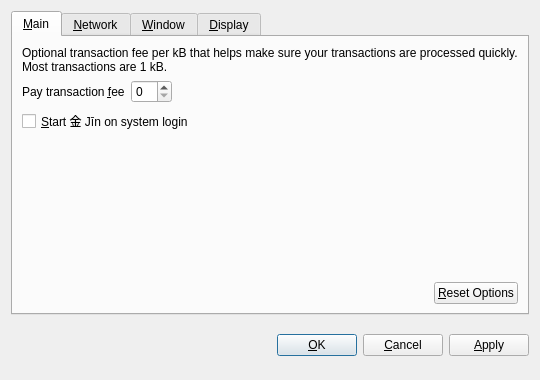
<?xml version="1.0" encoding="UTF-8"?>
<ui version="4.0">
 <class>OptionsDialog</class>
 <widget class="QDialog" name="OptionsDialog">
  <property name="geometry">
   <rect>
    <x>0</x>
    <y>0</y>
    <width>540</width>
    <height>380</height>
   </rect>
  </property>
  <property name="windowTitle">
   <string>Options</string>
  </property>
  <property name="modal">
   <bool>true</bool>
  </property>
  <layout class="QVBoxLayout" name="verticalLayout">
   <item>
    <widget class="QTabWidget" name="tabWidget">
     <property name="tabPosition">
      <enum>QTabWidget::North</enum>
     </property>
     <property name="currentIndex">
      <number>0</number>
     </property>
     <widget class="QWidget" name="tabMain">
      <attribute name="title">
       <string>&amp;Main</string>
      </attribute>
      <layout class="QVBoxLayout" name="verticalLayout_Main">
       <item>
        <widget class="QLabel" name="transactionFeeInfoLabel">
         <property name="text">
          <string>Optional transaction fee per kB that helps make sure your transactions are processed quickly. Most transactions are 1 kB.</string>
         </property>
         <property name="textFormat">
          <enum>Qt::PlainText</enum>
         </property>
         <property name="wordWrap">
          <bool>true</bool>
         </property>
        </widget>
       </item>
       <item>
        <layout class="QHBoxLayout" name="horizontalLayout_1_Main">
         <item>
          <widget class="QLabel" name="transactionFeeLabel">
           <property name="text">
            <string>Pay transaction &amp;fee</string>
           </property>
           <property name="textFormat">
            <enum>Qt::PlainText</enum>
           </property>
           <property name="buddy">
            <cstring>transactionFee</cstring>
           </property>
          </widget>
         </item>
         <item>
          <widget class="BitcoinAmountField" name="transactionFee"/>
         </item>
         <item>
          <spacer name="horizontalSpacer_1_Main">
           <property name="orientation">
            <enum>Qt::Horizontal</enum>
           </property>
           <property name="sizeHint" stdset="0">
            <size>
             <width>40</width>
             <height>20</height>
            </size>
           </property>
          </spacer>
         </item>
        </layout>
       </item>
       <item>
        <widget class="QCheckBox" name="bitcoinAtStartup">
         <property name="toolTip">
          <string>Automatically start 金 Jīn after logging in to the system.</string>
         </property>
         <property name="text">
          <string>&amp;Start 金 Jīn on system login</string>
         </property>
        </widget>
       </item>
       <item>
        <spacer name="verticalSpacer_Main">
         <property name="orientation">
          <enum>Qt::Vertical</enum>
         </property>
         <property name="sizeHint" stdset="0">
          <size>
           <width>20</width>
           <height>40</height>
          </size>
         </property>
        </spacer>
       </item>
       <item>
        <layout class="QHBoxLayout" name="horizontalLayout_2_Main">
         <item>
          <spacer name="horizontalSpacer_2_Main">
           <property name="orientation">
            <enum>Qt::Horizontal</enum>
           </property>
           <property name="sizeHint" stdset="0">
            <size>
             <width>40</width>
             <height>20</height>
            </size>
           </property>
          </spacer>
         </item>
         <item>
          <widget class="QPushButton" name="resetButton">
           <property name="toolTip">
            <string>Reset all client options to default.</string>
           </property>
           <property name="text">
            <string>&amp;Reset Options</string>
           </property>
           <property name="autoDefault">
            <bool>false</bool>
           </property>
          </widget>
         </item>
        </layout>
       </item>
      </layout>
     </widget>
     <widget class="QWidget" name="tabNetwork">
      <attribute name="title">
       <string>&amp;Network</string>
      </attribute>
      <layout class="QVBoxLayout" name="verticalLayout_Network">
       <item>
        <widget class="QCheckBox" name="mapPortUpnp">
         <property name="toolTip">
          <string>Automatically open the 金 Jīn client port on the router. This only works when your router supports UPnP and it is enabled.</string>
         </property>
         <property name="text">
          <string>Map port using &amp;UPnP</string>
         </property>
        </widget>
       </item>
       <item>
        <widget class="QCheckBox" name="connectSocks">
         <property name="toolTip">
          <string>Connect to the 金 Jīn network through a SOCKS proxy (e.g. when connecting through Tor).</string>
         </property>
         <property name="text">
          <string>&amp;Connect through SOCKS proxy:</string>
         </property>
        </widget>
       </item>
       <item>
        <layout class="QHBoxLayout" name="horizontalLayout_Network">
         <item>
          <widget class="QLabel" name="proxyIpLabel">
           <property name="text">
            <string>Proxy &amp;IP:</string>
           </property>
           <property name="textFormat">
            <enum>Qt::PlainText</enum>
           </property>
           <property name="buddy">
            <cstring>proxyIp</cstring>
           </property>
          </widget>
         </item>
         <item>
          <widget class="QValidatedLineEdit" name="proxyIp">
           <property name="maximumSize">
            <size>
             <width>140</width>
             <height>16777215</height>
            </size>
           </property>
           <property name="toolTip">
            <string>IP address of the proxy (e.g. 127.0.0.1)</string>
           </property>
          </widget>
         </item>
         <item>
          <widget class="QLabel" name="proxyPortLabel">
           <property name="text">
            <string>&amp;Port:</string>
           </property>
           <property name="textFormat">
            <enum>Qt::PlainText</enum>
           </property>
           <property name="buddy">
            <cstring>proxyPort</cstring>
           </property>
          </widget>
         </item>
         <item>
          <widget class="QLineEdit" name="proxyPort">
           <property name="maximumSize">
            <size>
             <width>55</width>
             <height>16777215</height>
            </size>
           </property>
           <property name="toolTip">
            <string>Port of the proxy (e.g. 9050)</string>
           </property>
          </widget>
         </item>
         <item>
          <widget class="QLabel" name="socksVersionLabel">
           <property name="text">
            <string>SOCKS &amp;Version:</string>
           </property>
           <property name="textFormat">
            <enum>Qt::PlainText</enum>
           </property>
           <property name="buddy">
            <cstring>socksVersion</cstring>
           </property>
          </widget>
         </item>
         <item>
          <widget class="QValueComboBox" name="socksVersion">
           <property name="toolTip">
            <string>SOCKS version of the proxy (e.g. 5)</string>
           </property>
          </widget>
         </item>
         <item>
          <spacer name="horizontalSpacer_Network">
           <property name="orientation">
            <enum>Qt::Horizontal</enum>
           </property>
           <property name="sizeHint" stdset="0">
            <size>
             <width>40</width>
             <height>20</height>
            </size>
           </property>
          </spacer>
         </item>
        </layout>
       </item>
       <item>
        <spacer name="verticalSpacer_Network">
         <property name="orientation">
          <enum>Qt::Vertical</enum>
         </property>
         <property name="sizeHint" stdset="0">
          <size>
           <width>20</width>
           <height>40</height>
          </size>
         </property>
        </spacer>
       </item>
      </layout>
     </widget>
     <widget class="QWidget" name="tabWindow">
      <attribute name="title">
       <string>&amp;Window</string>
      </attribute>
      <layout class="QVBoxLayout" name="verticalLayout_Window">
       <item>
        <widget class="QCheckBox" name="minimizeToTray">
         <property name="toolTip">
          <string>Show only a tray icon after minimizing the window.</string>
         </property>
         <property name="text">
          <string>&amp;Minimize to the tray instead of the taskbar</string>
         </property>
        </widget>
       </item>
       <item>
        <widget class="QCheckBox" name="minimizeOnClose">
         <property name="toolTip">
          <string>Minimize instead of exit the application when the window is closed. When this option is enabled, the application will be closed only after selecting Quit in the menu.</string>
         </property>
         <property name="text">
          <string>M&amp;inimize on close</string>
         </property>
        </widget>
       </item>
       <item>
        <spacer name="verticalSpacer_Window">
         <property name="orientation">
          <enum>Qt::Vertical</enum>
         </property>
         <property name="sizeHint" stdset="0">
          <size>
           <width>20</width>
           <height>40</height>
          </size>
         </property>
        </spacer>
       </item>
      </layout>
     </widget>
     <widget class="QWidget" name="tabDisplay">
      <attribute name="title">
       <string>&amp;Display</string>
      </attribute>
      <layout class="QVBoxLayout" name="verticalLayout_Display">
       <item>
        <layout class="QHBoxLayout" name="horizontalLayout_1_Display">
         <item>
          <widget class="QLabel" name="langLabel">
           <property name="text">
            <string>User Interface &amp;language:</string>
           </property>
           <property name="textFormat">
            <enum>Qt::PlainText</enum>
           </property>
           <property name="buddy">
            <cstring>lang</cstring>
           </property>
          </widget>
         </item>
         <item>
          <widget class="QValueComboBox" name="lang">
           <property name="toolTip">
            <string>The user interface language can be set here. This setting will take effect after restarting 金 Jīn.</string>
           </property>
          </widget>
         </item>
        </layout>
       </item>
       <item>
        <layout class="QHBoxLayout" name="horizontalLayout_2_Display">
         <item>
          <widget class="QLabel" name="unitLabel">
           <property name="text">
            <string>&amp;Unit to show amounts in:</string>
           </property>
           <property name="textFormat">
            <enum>Qt::PlainText</enum>
           </property>
           <property name="buddy">
            <cstring>unit</cstring>
           </property>
          </widget>
         </item>
         <item>
          <widget class="QValueComboBox" name="unit">
           <property name="toolTip">
            <string>Choose the default subdivision unit to show in the interface and when sending coins.</string>
           </property>
          </widget>
         </item>
        </layout>
       </item>
       <item>
        <widget class="QCheckBox" name="displayAddresses">
         <property name="toolTip">
          <string>Whether to show 金 Jīn addresses in the transaction list or not.</string>
         </property>
         <property name="text">
          <string>&amp;Display addresses in transaction list</string>
         </property>
        </widget>
       </item>
       <item>
        <widget class="QCheckBox" name="coinControlFeatures">
         <property name="toolTip">
          <string>Whether to show coin control features or not.</string>
         </property>
         <property name="text">
          <string>Display coin &amp;control features (experts only!)</string>
         </property>
        </widget>
       </item>
       <item>
        <spacer name="verticalSpacer_Display">
         <property name="orientation">
          <enum>Qt::Vertical</enum>
         </property>
         <property name="sizeHint" stdset="0">
          <size>
           <width>20</width>
           <height>40</height>
          </size>
         </property>
        </spacer>
       </item>
      </layout>
     </widget>
    </widget>
   </item>
   <item>
    <layout class="QHBoxLayout" name="horizontalLayout_Buttons">
     <item>
      <spacer name="horizontalSpacer_1">
       <property name="orientation">
        <enum>Qt::Horizontal</enum>
       </property>
       <property name="sizeHint" stdset="0">
        <size>
         <width>40</width>
         <height>48</height>
        </size>
       </property>
      </spacer>
     </item>
     <item>
      <widget class="QLabel" name="statusLabel">
       <property name="font">
        <font>
         <weight>75</weight>
         <bold>true</bold>
        </font>
       </property>
       <property name="text">
        <string/>
       </property>
       <property name="textFormat">
        <enum>Qt::PlainText</enum>
       </property>
       <property name="wordWrap">
        <bool>true</bool>
       </property>
      </widget>
     </item>
     <item>
      <spacer name="horizontalSpacer_2">
       <property name="orientation">
        <enum>Qt::Horizontal</enum>
       </property>
       <property name="sizeHint" stdset="0">
        <size>
         <width>40</width>
         <height>48</height>
        </size>
       </property>
      </spacer>
     </item>
     <item>
      <widget class="QPushButton" name="okButton">
       <property name="text">
        <string>&amp;OK</string>
       </property>
      </widget>
     </item>
     <item>
      <widget class="QPushButton" name="cancelButton">
       <property name="text">
        <string>&amp;Cancel</string>
       </property>
       <property name="autoDefault">
        <bool>false</bool>
       </property>
      </widget>
     </item>
     <item>
      <widget class="QPushButton" name="applyButton">
       <property name="text">
        <string>&amp;Apply</string>
       </property>
       <property name="autoDefault">
        <bool>false</bool>
       </property>
      </widget>
     </item>
    </layout>
   </item>
  </layout>
 </widget>
 <customwidgets>
  <customwidget>
   <class>BitcoinAmountField</class>
   <extends>QSpinBox</extends>
   <header>bitcoinamountfield.h</header>
  </customwidget>
  <customwidget>
   <class>QValueComboBox</class>
   <extends>QComboBox</extends>
   <header>qvaluecombobox.h</header>
  </customwidget>
  <customwidget>
   <class>QValidatedLineEdit</class>
   <extends>QLineEdit</extends>
   <header>qvalidatedlineedit.h</header>
  </customwidget>
 </customwidgets>
 <resources/>
 <connections/>
</ui>
